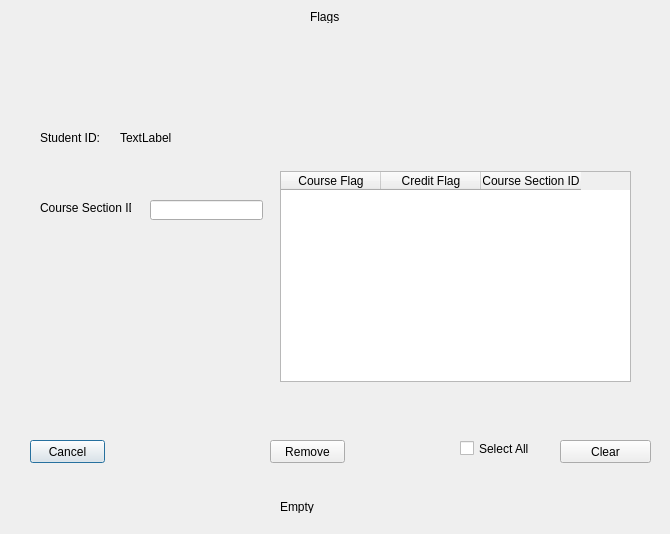
<?xml version="1.0" encoding="UTF-8"?>
<ui version="4.0">
 <class>Dialog</class>
 <widget class="QDialog" name="Dialog">
  <property name="geometry">
   <rect>
    <x>0</x>
    <y>0</y>
    <width>670</width>
    <height>534</height>
   </rect>
  </property>
  <property name="windowTitle">
   <string>Dialog</string>
  </property>
  <widget class="QPushButton" name="cancel">
   <property name="geometry">
    <rect>
     <x>30</x>
     <y>440</y>
     <width>75</width>
     <height>23</height>
    </rect>
   </property>
   <property name="text">
    <string>Cancel</string>
   </property>
  </widget>
  <widget class="QLineEdit" name="crsSecID">
   <property name="geometry">
    <rect>
     <x>150</x>
     <y>200</y>
     <width>113</width>
     <height>20</height>
    </rect>
   </property>
  </widget>
  <widget class="QLabel" name="label">
   <property name="geometry">
    <rect>
     <x>40</x>
     <y>130</y>
     <width>71</width>
     <height>16</height>
    </rect>
   </property>
   <property name="text">
    <string>Student ID:</string>
   </property>
  </widget>
  <widget class="QLabel" name="label_3">
   <property name="geometry">
    <rect>
     <x>40</x>
     <y>200</y>
     <width>91</width>
     <height>16</height>
    </rect>
   </property>
   <property name="text">
    <string>Course Section ID:</string>
   </property>
  </widget>
  <widget class="QPushButton" name="rmvButton">
   <property name="geometry">
    <rect>
     <x>270</x>
     <y>440</y>
     <width>75</width>
     <height>23</height>
    </rect>
   </property>
   <property name="text">
    <string>Remove</string>
   </property>
  </widget>
  <widget class="QPushButton" name="clearButton">
   <property name="geometry">
    <rect>
     <x>560</x>
     <y>440</y>
     <width>91</width>
     <height>23</height>
    </rect>
   </property>
   <property name="text">
    <string>Clear</string>
   </property>
  </widget>
  <widget class="QLabel" name="label_9">
   <property name="geometry">
    <rect>
     <x>310</x>
     <y>10</y>
     <width>47</width>
     <height>13</height>
    </rect>
   </property>
   <property name="text">
    <string>Flags</string>
   </property>
  </widget>
  <widget class="QCheckBox" name="sltAll">
   <property name="geometry">
    <rect>
     <x>460</x>
     <y>440</y>
     <width>91</width>
     <height>17</height>
    </rect>
   </property>
   <property name="text">
    <string>Select All</string>
   </property>
  </widget>
  <widget class="QLabel" name="label2">
   <property name="geometry">
    <rect>
     <x>280</x>
     <y>500</y>
     <width>47</width>
     <height>13</height>
    </rect>
   </property>
   <property name="text">
    <string>Empty</string>
   </property>
  </widget>
  <widget class="QLabel" name="label_2">
   <property name="geometry">
    <rect>
     <x>120</x>
     <y>130</y>
     <width>101</width>
     <height>16</height>
    </rect>
   </property>
   <property name="text">
    <string>TextLabel</string>
   </property>
  </widget>
  <widget class="QTableWidget" name="Table">
   <property name="geometry">
    <rect>
     <x>280</x>
     <y>171</y>
     <width>351</width>
     <height>211</height>
    </rect>
   </property>
   <column>
    <property name="text">
     <string>Course Flag</string>
    </property>
   </column>
   <column>
    <property name="text">
     <string>Credit Flag</string>
    </property>
   </column>
   <column>
    <property name="text">
     <string>Course Section ID</string>
    </property>
   </column>
  </widget>
 </widget>
 <resources/>
 <connections/>
</ui>
